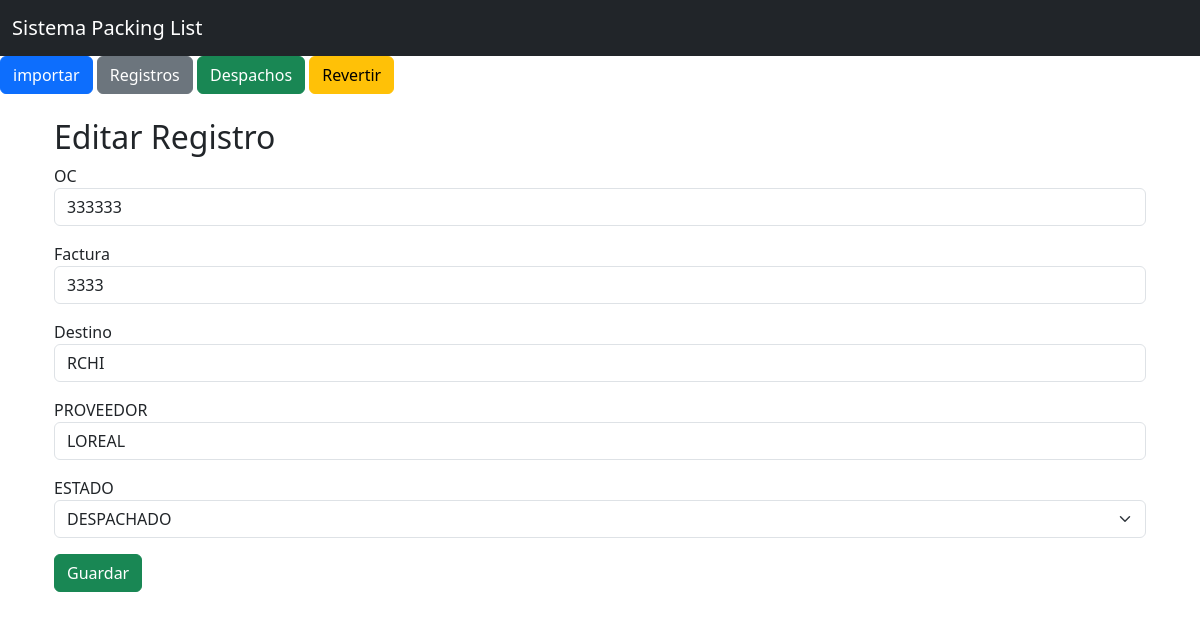
The page /editar/5 on the database as committed earlier.
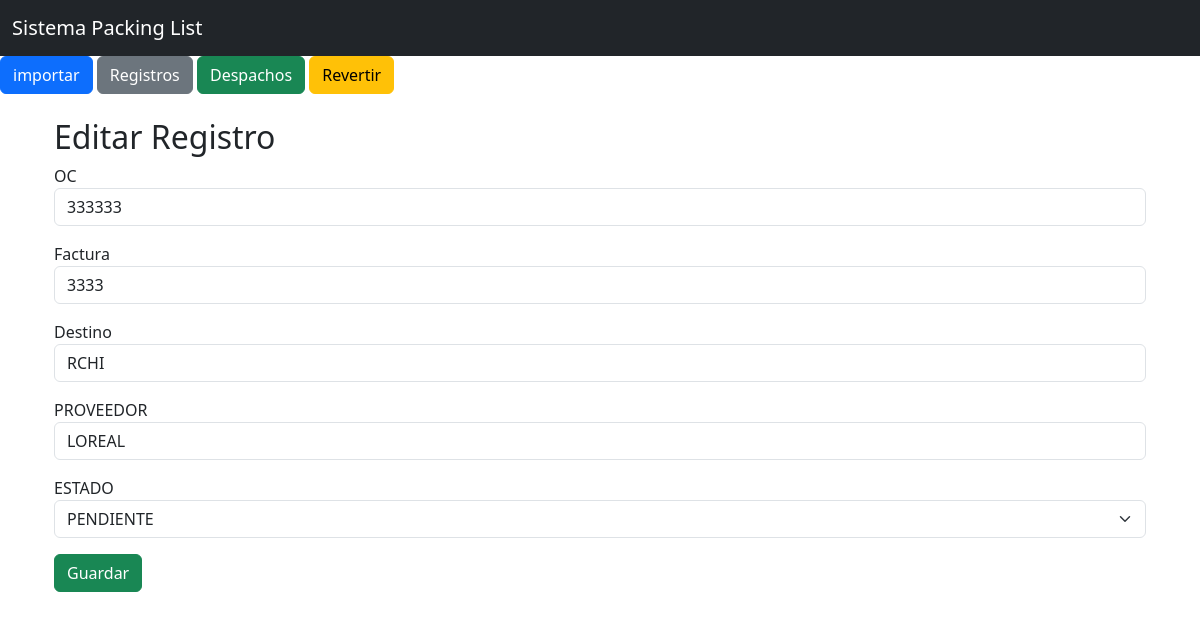
The same page on the database as committed later.
### models.py (models this page shows)
class Consolidado(db.Model):
    __tablename__ = "consolidado"
    id = db.Column(db.Integer, primary_key=True)
    oc = db.Column(db.String(50))
    factura = db.Column(db.String(50))
    destino = db.Column(db.String(20), nullable=False)
    proveedor = db.Column(db.String(150))
    bultos = db.Column(db.Integer, nullable=False)
    unidades = db.Column(db.String(50), nullable=False)
    tipo_carga = db.Column(db.String(50), nullable=False, default="NACIONAL")
    etiqueta = db.Column(db.String(150))
    observacion = db.Column(db.String(500))
    estado = db.Column(db.String(20), nullable=False, default="PENDIENTE")
    origen_archivo = db.Column(db.String(50), nullable=False)
    nombre_archivo = db.Column(db.String(255))
    fecha_carga = db.Column(db.DateTime)
    eliminado = db.Column(db.Boolean, nullable=False, default=False)
    fecha_eliminacion = db.Column(db.DateTime)
    fecha_despacho = db.Column(db.DateTime)

### app.py (the view, shortened to what this page needs)
@app.route("/editar/<int:id>", methods=["GET", "POST"])
def editar(id):
    registro = Consolidado.query.get_or_404(id)
    return render_template("editar.html", registro=registro)

### templates/editar.html
{%- extends "base.html" -%}
{%- block contenido -%}
<div class="container">
    <h2>Editar Registro</h2>
    <form method="POST">
        <div class="mb-3">
            <label>OC</label>
            <input type="text" name="oc" class="form-control" value="{{ registro.oc }}" readonly>
        </div>
        <div class="mb-3">
            <label>Factura</label>
            <input type="text" name="factura" class="form-control" value="{{ registro.factura }}">
        </div>
        <div class="mb-3">
            <label>Destino</label>
            <input type="text" name="destino" class="form-control" value="{{ registro.destino }}">
        </div>
        <div class="mb-3">
            <label>PROVEEDOR</label>
            <input type="text" name="proveedor" class="form-control" value="{{ registro.proveedor }}">
        </div>
        <div class="mb-3">
            <label>ESTADO</label>
            <select name="estado" class="form-select">
                <option value="PENDIENTE"{% if registro.estado == 'PENDIENTE' %} selected {% endif %}>PENDIENTE</option>
                <option value="DESPACHADO"{% if registro.estado == 'DESPACHADO' %} selected {% endif %}>DESPACHADO</option>
            </select>
        </div>
        <button type="submit" class="btn btn-success">Guardar</button>
    </form>
</div>
{%- endblock -%}

Rows that differ between the two databases and show on the page:
changed Consolidado "RCHI": estado "DESPACHADO" → "PENDIENTE"
